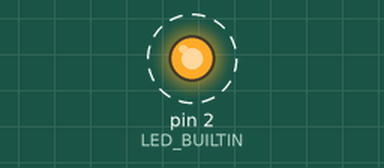
Simulated run of this sketch. Board: Arduino Uno, built with avr-gcc and run on an emulated ATmega328P. On the bench: output pins drawn as LEDs (lit = HIGH). Dashed ring = blinking. What the sketch prints to the serial monitor is not drawn.

Above: at 0.5 s.
Timing chart, 0 to 4.6 s (numbered marks = the images above):
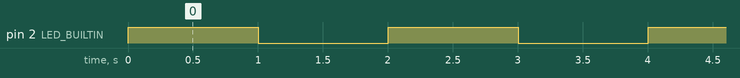

The sketch:

week-2.ino
```cpp
#define LED_BUILTIN 2
void setup() {
  Serial.begin(9600);
  pinMode(LED_BUILTIN, OUTPUT);
}

void loop() {
  Serial.print("สวัสดี Phattharakit pinkarw\n");
  digitalWrite(LED_BUILTIN, 1);
  Serial.print("light ...");
  delay(1000);

  digitalWrite(LED_BUILTIN, 0);
  Serial.print("not light ...");
  delay(1000);
}
```

Measured:
- by itself, pin 2 (LED_BUILTIN): alternates HIGH for 1.0 s and LOW for 1.0 s
